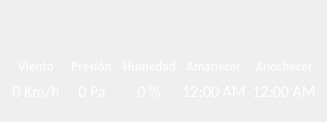
               <widget class="QWidget" name="some_details" native="true">
                <property name="font">
                 <font>
                  <family>Calibri</family>
                  <pointsize>12</pointsize>
                 </font>
                </property>
                <layout class="QGridLayout" name="gridLayout_22">
                 <item row="0" column="0">
                  <widget class="QWidget" name="presion_widget_2" native="true">
                   <property name="maximumSize">
                    <size>
                     <width>100</width>
                     <height>100</height>
                    </size>
                   </property>
                   <property name="font">
                    <font>
                     <family>Calibri</family>
                    </font>
                   </property>
                   <property name="styleSheet">
                    <string notr="true"/>
                   </property>
                   <layout class="QGridLayout" name="gridLayout_16">
                    <property name="leftMargin">
                     <number>0</number>
                    </property>
                    <property name="topMargin">
                     <number>0</number>
                    </property>
                    <property name="rightMargin">
                     <number>0</number>
                    </property>
                    <item row="0" column="0" alignment="Qt::AlignHCenter">
                     <widget class="QLabel" name="label_11">
                      <property name="minimumSize">
                       <size>
                        <width>50</width>
                        <height>50</height>
                       </size>
                      </property>
                      <property name="maximumSize">
                       <size>
                        <width>50</width>
                        <height>50</height>
                       </size>
                      </property>
                      <property name="text">
                       <string/>
                      </property>
                      <property name="pixmap">
                       <pixmap>weather_img/img/details_wind.png</pixmap>
                      </property>
                      <property name="scaledContents">
                       <bool>false</bool>
                      </property>
                      <property name="alignment">
                       <set>Qt::AlignCenter</set>
                      </property>
                     </widget>
                    </item>
                    <item row="1" column="0" alignment="Qt::AlignHCenter">
                     <widget class="QLabel" name="label_12">
                      <property name="font">
                       <font>
                        <family>Calibri</family>
                        <pointsize>10</pointsize>
                        <weight>75</weight>
                        <italic>false</italic>
                        <bold>true</bold>
                       </font>
                      </property>
                      <property name="styleSheet">
                       <string notr="true">color:rgba(255, 255, 255, 200);</string>
                      </property>
                      <property name="text">
                       <string>Viento</string>
                      </property>
                      <property name="alignment">
                       <set>Qt::AlignCenter</set>
                      </property>
                     </widget>
                    </item>
                    <item row="2" column="0" alignment="Qt::AlignHCenter">
                     <widget class="QLabel" name="wind">
                      <property name="font">
                       <font>
                        <family>Calibri</family>
                        <pointsize>12</pointsize>
                       </font>
                      </property>
                      <property name="toolTip">
                       <string>Velocidad del viento</string>
                      </property>
                      <property name="styleSheet">
                       <string notr="true">QLabel{
	color:rgb(255, 255, 255);
}
</string>
                      </property>
                      <property name="text">
                       <string>0 Km/h</string>
                      </property>
                      <property name="alignment">
                       <set>Qt::AlignCenter</set>
                      </property>
                     </widget>
                    </item>
                   </layout>
                  </widget>
                 </item>
                 <item row="0" column="1">
                  <widget class="QWidget" name="presion_widget" native="true">
                   <property name="maximumSize">
                    <size>
                     <width>100</width>
                     <height>100</height>
                    </size>
                   </property>
                   <property name="styleSheet">
                    <string notr="true">QLabel {
	color: rgb(255, 255, 255);
}</string>
                   </property>
                   <layout class="QGridLayout" name="gridLayout_12">
                    <property name="leftMargin">
                     <number>0</number>
                    </property>
                    <property name="topMargin">
                     <number>0</number>
                    </property>
                    <property name="rightMargin">
                     <number>0</number>
                    </property>
                    <item row="0" column="0" alignment="Qt::AlignHCenter">
                     <widget class="QLabel" name="label_10">
                      <property name="minimumSize">
                       <size>
                        <width>50</width>
                        <height>50</height>
                       </size>
                      </property>
                      <property name="maximumSize">
                       <size>
                        <width>50</width>
                        <height>50</height>
                       </size>
                      </property>
                      <property name="text">
                       <string/>
                      </property>
                      <property name="pixmap">
                       <pixmap>weather_img/img/details_pressure.png</pixmap>
                      </property>
                      <property name="scaledContents">
                       <bool>false</bool>
                      </property>
                      <property name="alignment">
                       <set>Qt::AlignCenter</set>
                      </property>
                     </widget>
                    </item>
                    <item row="1" column="0" alignment="Qt::AlignHCenter">
                     <widget class="QLabel" name="label_5">
                      <property name="font">
                       <font>
                        <family>Calibri</family>
                        <pointsize>10</pointsize>
                        <weight>75</weight>
                        <bold>true</bold>
                       </font>
                      </property>
                      <property name="styleSheet">
                       <string notr="true">color:rgba(255, 255, 255, 200);</string>
                      </property>
                      <property name="text">
                       <string>Presión</string>
                      </property>
                      <property name="alignment">
                       <set>Qt::AlignCenter</set>
                      </property>
                     </widget>
                    </item>
                    <item row="2" column="0" alignment="Qt::AlignHCenter">
                     <widget class="QLabel" name="pressure">
                      <property name="font">
                       <font>
                        <family>Calibri</family>
                        <pointsize>12</pointsize>
                       </font>
                      </property>
                      <property name="toolTip">
                       <string>Presión en la atmósfera</string>
                      </property>
                      <property name="styleSheet">
                       <string notr="true">QLabel{
	color:rgb(255, 255, 255);
}
</string>
                      </property>
                      <property name="text">
                       <string>0 Pa</string>
                      </property>
                      <property name="alignment">
                       <set>Qt::AlignCenter</set>
                      </property>
                     </widget>
                    </item>
                   </layout>
                  </widget>
                 </item>
                 <item row="0" column="2">
                  <widget class="QWidget" name="presion_widget_3" native="true">
                   <property name="maximumSize">
                    <size>
                     <width>100</width>
                     <height>100</height>
                    </size>
                   </property>
                   <property name="styleSheet">
                    <string notr="true">QLabel {
	color: rgb(255, 255, 255);
}</string>
                   </property>
                   <layout class="QGridLayout" name="gridLayout_18">
                    <property name="leftMargin">
                     <number>0</number>
                    </property>
                    <property name="topMargin">
                     <number>0</number>
                    </property>
                    <property name="rightMargin">
                     <number>0</number>
                    </property>
                    <item row="0" column="0" alignment="Qt::AlignHCenter">
                     <widget class="QLabel" name="label_14">
                      <property name="minimumSize">
                       <size>
                        <width>50</width>
                        <height>50</height>
                       </size>
                      </property>
                      <property name="maximumSize">
                       <size>
                        <width>50</width>
                        <height>50</height>
                       </size>
                      </property>
                      <property name="text">
                       <string/>
                      </property>
                      <property name="pixmap">
                       <pixmap>weather_img/details/humidity-light@2x_white.png</pixmap>
                      </property>
                      <property name="scaledContents">
                       <bool>true</bool>
                      </property>
                      <property name="alignment">
                       <set>Qt::AlignCenter</set>
                      </property>
                     </widget>
                    </item>
                    <item row="1" column="0" alignment="Qt::AlignHCenter">
                     <widget class="QLabel" name="label_15">
                      <property name="font">
                       <font>
                        <family>Calibri</family>
                        <pointsize>10</pointsize>
                        <weight>75</weight>
                        <bold>true</bold>
                       </font>
                      </property>
                      <property name="styleSheet">
                       <string notr="true">color:rgba(255, 255, 255, 200);</string>
                      </property>
                      <property name="text">
                       <string>Humedad</string>
                      </property>
                      <property name="alignment">
                       <set>Qt::AlignCenter</set>
                      </property>
                     </widget>
                    </item>
                    <item row="2" column="0" alignment="Qt::AlignHCenter">
                     <widget class="QLabel" name="humidity">
                      <property name="font">
                       <font>
                        <family>Calibri</family>
                        <pointsize>12</pointsize>
                       </font>
                      </property>
                      <property name="toolTip">
                       <string>Porcentaje de humedad</string>
                      </property>
                      <property name="styleSheet">
                       <string notr="true">QLabel{
	color:rgb(255, 255, 255);
}
</string>
                      </property>
                      <property name="text">
                       <string>0 %</string>
                      </property>
                      <property name="alignment">
                       <set>Qt::AlignCenter</set>
                      </property>
                     </widget>
                    </item>
                   </layout>
                  </widget>
                 </item>
                 <item row="0" column="3">
                  <widget class="QWidget" name="amanecer_widget" native="true">
                   <property name="maximumSize">
                    <size>
                     <width>100</width>
                     <height>100</height>
                    </size>
                   </property>
                   <property name="styleSheet">
                    <string notr="true">QLabel {
	color: rgb(255, 255, 255);
}</string>
                   </property>
                   <layout class="QGridLayout" name="gridLayout_21">
                    <property name="leftMargin">
                     <number>0</number>
                    </property>
                    <property name="topMargin">
                     <number>0</number>
                    </property>
                    <property name="rightMargin">
                     <number>0</number>
                    </property>
                    <item row="0" column="0" alignment="Qt::AlignHCenter">
                     <widget class="QLabel" name="label_23">
                      <property name="minimumSize">
                       <size>
                        <width>50</width>
                        <height>50</height>
                       </size>
                      </property>
                      <property name="maximumSize">
                       <size>
                        <width>50</width>
                        <height>50</height>
                       </size>
                      </property>
                      <property name="text">
                       <string/>
                      </property>
                      <property name="pixmap">
                       <pixmap>weather_img/details/sunrise-light@2x_white.png</pixmap>
                      </property>
                      <property name="scaledContents">
                       <bool>true</bool>
                      </property>
                      <property name="alignment">
                       <set>Qt::AlignCenter</set>
                      </property>
                     </widget>
                    </item>
                    <item row="1" column="0" alignment="Qt::AlignHCenter">
                     <widget class="QLabel" name="label_24">
                      <property name="font">
                       <font>
                        <family>Calibri</family>
                        <pointsize>10</pointsize>
                        <weight>75</weight>
                        <bold>true</bold>
                       </font>
                      </property>
                      <property name="styleSheet">
                       <string notr="true">color:rgba(255, 255, 255, 200);</string>
                      </property>
                      <property name="text">
                       <string>Amanecer</string>
                      </property>
                      <property name="alignment">
                       <set>Qt::AlignCenter</set>
                      </property>
                     </widget>
                    </item>
                    <item row="2" column="0" alignment="Qt::AlignHCenter">
                     <widget class="QLabel" name="sunrise">
                      <property name="font">
                       <font>
                        <family>Calibri</family>
                        <pointsize>12</pointsize>
                       </font>
                      </property>
                      <property name="toolTip">
                       <string>Hora a la que amance</string>
                      </property>
                      <property name="styleSheet">
                       <string notr="true">QLabel{
	color:rgb(255, 255, 255);
}
</string>
                      </property>
                      <property name="text">
                       <string>12:00 AM</string>
                      </property>
                      <property name="alignment">
                       <set>Qt::AlignCenter</set>
                      </property>
                     </widget>
                    </item>
                   </layout>
                  </widget>
                 </item>
                 <item row="0" column="4">
                  <widget class="QWidget" name="anochecer_widget" native="true">
                   <property name="maximumSize">
                    <size>
                     <width>100</width>
                     <height>100</height>
                    </size>
                   </property>
                   <property name="styleSheet">
                    <string notr="true">QLabel {
	color: rgb(255, 255, 255);
}</string>
                   </property>
                   <layout class="QGridLayout" name="gridLayout_19">
                    <property name="leftMargin">
                     <number>0</number>
                    </property>
                    <property name="topMargin">
                     <number>0</number>
                    </property>
                    <property name="rightMargin">
                     <number>0</number>
                    </property>
                    <item row="0" column="0" alignment="Qt::AlignHCenter">
                     <widget class="QLabel" name="label_17">
                      <property name="minimumSize">
                       <size>
                        <width>50</width>
                        <height>50</height>
                       </size>
                      </property>
                      <property name="maximumSize">
                       <size>
                        <width>50</width>
                        <height>50</height>
                       </size>
                      </property>
                      <property name="text">
                       <string/>
                      </property>
                      <property name="pixmap">
                       <pixmap>weather_img/details/sunset-light@2x_white.png</pixmap>
                      </property>
                      <property name="scaledContents">
                       <bool>true</bool>
                      </property>
                      <property name="alignment">
                       <set>Qt::AlignCenter</set>
                      </property>
                     </widget>
                    </item>
                    <item row="1" column="0" alignment="Qt::AlignHCenter">
                     <widget class="QLabel" name="label_18">
                      <property name="font">
                       <font>
                        <family>Calibri</family>
                        <pointsize>10</pointsize>
                        <weight>75</weight>
                        <bold>true</bold>
                       </font>
                      </property>
                      <property name="styleSheet">
                       <string notr="true">color:rgba(255, 255, 255, 200);</string>
                      </property>
                      <property name="text">
                       <string>Anochecer</string>
                      </property>
                      <property name="alignment">
                       <set>Qt::AlignCenter</set>
                      </property>
                     </widget>
                    </item>
                    <item row="2" column="0" alignment="Qt::AlignHCenter">
                     <widget class="QLabel" name="sunset">
                      <property name="font">
                       <font>
                        <family>Calibri</family>
                        <pointsize>12</pointsize>
                       </font>
                      </property>
                      <property name="toolTip">
                       <string>Hora a la que anochece</string>
                      </property>
                      <property name="styleSheet">
                       <string notr="true">QLabel{
	color:rgb(255, 255, 255);
}
</string>
                      </property>
                      <property name="text">
                       <string>12:00 AM</string>
                      </property>
                      <property name="alignment">
                       <set>Qt::AlignCenter</set>
                      </property>
                     </widget>
                    </item>
                   </layout>
                  </widget>
                 </item>
                </layout>
               </widget>
